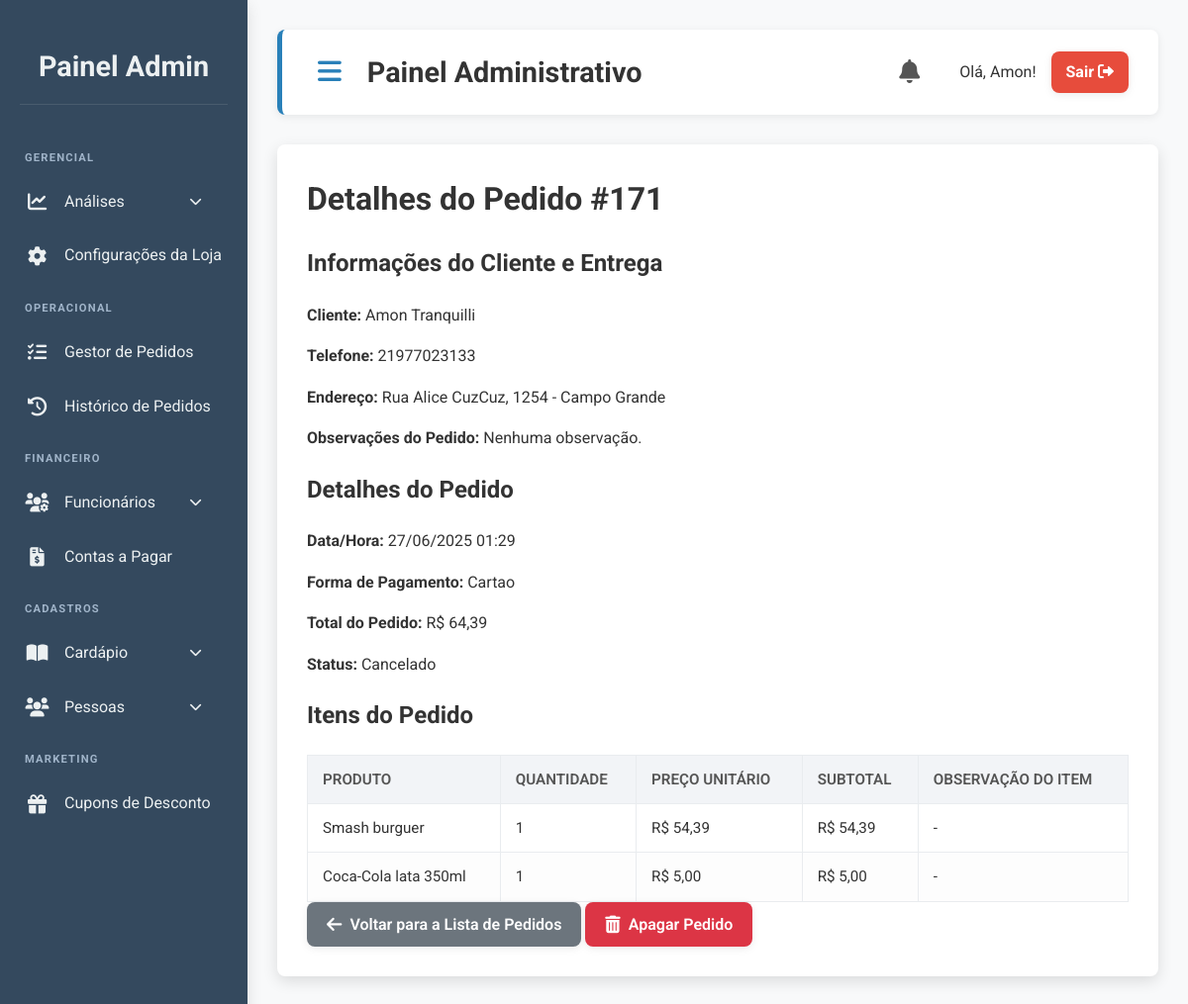
The page /admin/pedidos/detalhes_pedido.php?id=171 (signed in) on the database its author committed.
### tables this page shows
CREATE TABLE `pedidos` (
  `id` int(11) NOT NULL,
  `id_cliente` int(11) DEFAULT NULL,
  `nome_cliente` varchar(255) NOT NULL,
  `telefone_cliente` varchar(20) NOT NULL,
  `endereco_entrega` varchar(255) NOT NULL,
  `numero_entrega` varchar(50) DEFAULT NULL,
  `bairro_entrega` varchar(100) NOT NULL,
  `complemento_entrega` text DEFAULT NULL,
  `referencia_entrega` varchar(255) DEFAULT NULL,
  `data_pedido` datetime DEFAULT current_timestamp(),
  `total_pedido` decimal(10,2) NOT NULL,
  `forma_pagamento` varchar(50) NOT NULL,
  `troco_para` decimal(10,2) DEFAULT NULL,
  `troco` decimal(10,2) DEFAULT NULL,
  `observacoes_pedido` text DEFAULT NULL,
  `status` enum('pendente','preparando','em_entrega','finalizado','cancelado') NOT NULL DEFAULT 'pendente',
  `id_entregador` int(11) DEFAULT NULL,
  `arquivado` tinyint(1) NOT NULL DEFAULT 0
);

CREATE TABLE `itens_pedido` (
  `id` int(11) NOT NULL,
  `id_pedido` int(11) DEFAULT NULL,
  `id_produto` int(11) DEFAULT NULL,
  `nome_produto` varchar(255) NOT NULL,
  `quantidade` int(11) NOT NULL,
  `preco_unitario` decimal(10,2) NOT NULL,
  `observacao_item` text DEFAULT NULL,
  `detalhes_opcoes` text DEFAULT NULL
);

### admin/pedidos/detalhes_pedido.php (the view, shortened to what this page needs)
<?php
require_once '../../includes/conexao.php';
$pedido = null;
$itens_pedido = [];
$mensagem_erro = '';
if (isset($_GET['id']) && !empty($_GET['id'])) {
    $pedido_id = filter_var($_GET['id'], FILTER_VALIDATE_INT);
    if ($pedido_id === false || $pedido_id <= 0) {
        $mensagem_erro = "ID de pedido inválido.";
    } else {
        $stmt_pedido = $conn->prepare("SELECT * FROM pedidos WHERE id = ?");
        $stmt_pedido->bind_param("i", $pedido_id);
        $stmt_pedido->execute();
        $result_pedido = $stmt_pedido->get_result();
        if ($result_pedido->num_rows > 0) {
            $pedido = $result_pedido->fetch_assoc();
            $stmt_itens = $conn->prepare("SELECT * FROM itens_pedido WHERE id_pedido = ?");
            $stmt_itens->bind_param("i", $pedido_id);
            $stmt_itens->execute();
            $result_itens = $stmt_itens->get_result();
            while ($item = $result_itens->fetch_assoc()) {
                $itens_pedido[] = $item;
            }
        } else {
            $mensagem_erro = "Pedido não encontrado.";
        }
    }
} else {
    $mensagem_erro = "Nenhum ID de pedido fornecido.";
}
?>
<div class="container">
    <?php if ($mensagem_erro): ?>
        <p class="mensagem erro"><?php echo htmlspecialchars($mensagem_erro); ?></p>
        <div class="message-info"> <a href="pedidos.php" class="btn btn-secondary">Voltar para a Lista de Pedidos</a>
        </div>
    <?php elseif ($pedido): ?>
        <h1>Detalhes do Pedido #<?php echo htmlspecialchars($pedido['id']); ?></h1>
        <div class="pedido-info">
            <h2>Informações do Cliente e Entrega</h2>
            <p><strong>Cliente:</strong> <?php echo htmlspecialchars($pedido['nome_cliente']); ?></p>
            <p><strong>Telefone:</strong> <?php echo htmlspecialchars($pedido['telefone_cliente']); ?></p>
            <p><strong>Endereço:</strong>
                <?php
                echo htmlspecialchars($pedido['endereco_entrega']) . ", " . htmlspecialchars($pedido['numero_entrega']);
                echo " - " . htmlspecialchars($pedido['bairro_entrega']);
                ?>
            </p>
            <p><strong>Observações do Pedido:</strong>
                <?php echo !empty($pedido['observacoes_pedido']) ? htmlspecialchars($pedido['observacoes_pedido']) : 'Nenhuma observação.'; ?>
            </p>
        </div>
        <div class="pedido-info mt-4">
            <h2>Detalhes do Pedido</h2>
            <p><strong>Data/Hora:</strong> <?php echo date('d/m/Y H:i', strtotime($pedido['data_pedido'])); ?></p>
            <p><strong>Forma de Pagamento:</strong> <?php echo htmlspecialchars(ucfirst($pedido['forma_pagamento'])); ?></p>
            <p><strong>Total do Pedido:</strong> R$ <?php echo number_format($pedido['total_pedido'], 2, ',', '.'); ?></p>
            <p><strong>Status:</strong>
                <span class="status-<?php echo htmlspecialchars($pedido['status']); ?>">
                    <?php echo htmlspecialchars(ucfirst($pedido['status'])); ?>
                </span>
            </p>
        </div>
        <div class="pedido-info mt-4">
            <h2>Itens do Pedido</h2>
            <?php if (!empty($itens_pedido)): ?>
                <table class="data-table small-table">
                    <thead>
                        <tr>
                            <th>Produto</th>
                            <th>Quantidade</th>
                            <th>Preço Unitário</th>
                            <th>Subtotal</th>
                            <th>Observação do Item</th>
                        </tr>
                    </thead>
                    <tbody>
                        <?php foreach ($itens_pedido as $item): ?>
                            <tr>
                                <td><?php echo htmlspecialchars($item['nome_produto']); ?></td>
                                <td><?php echo htmlspecialchars($item['quantidade']); ?></td>
                                <td>R$ <?php echo number_format($item['preco_unitario'], 2, ',', '.'); ?></td>
                                <td>R$ <?php echo number_format($item['quantidade'] * $item['preco_unitario'], 2, ',', '.'); ?></td>
                                <td>
                                    <?php echo !empty($item['observacao_item']) ? htmlspecialchars($item['observacao_item']) : '-'; ?>
                                </td>
                            </tr>
                        <?php endforeach; ?>
                    </tbody>
                </table>
            <?php else: ?>
                <p>Nenhum item encontrado para este pedido.</p>
            <?php endif; ?>
        </div>
        <div class="mt-4 action-buttons">
            <a href="pedidos.php" class="btn btn-secondary"><i class="fas fa-arrow-left"></i> Voltar para a Lista de Pedidos</a>
            <?php
            $status_permitidos_para_exclusao = ['cancelado', 'concluido'];
            if (in_array($pedido['status'], $status_permitidos_para_exclusao)) :
            ?>
                <a href="excluir_pedido.php?id=<?php echo $pedido['id']; ?>"
                   class="btn btn-danger"
                   onclick="return confirmarExclusaoPedido(<?php echo $pedido['id']; ?>);">
                    <i class="fas fa-trash-alt"></i> Apagar Pedido
                </a>
            <?php endif; ?>
        </div>
    <?php endif; ?>
</div>
<?php
include '../template_admin.php';
?>

### public/css/admin.css (style rules this page uses)
:root { --primary-color: #2980b9; --primary-hover-color: #2173a3; --secondary-color: #34495e; --accent-color: #2ecc71; --accent-hover-color: #27ae60; --text-color: #333; --light-text-color: #ecf0f1; --background-color: #f8f9fa; --card-background: #ffffff; --border-color: #e9ecef; --shadow-light: 0 2px 8px rgba(0,0,0,0.08); --shadow-medium: 0 5px 15px rgba(0,0,0,0.12); --shadow-hover: 0 8px 20px rgba(0,0,0,0.15); --border-radius-base: 8px; --transition-base: all 0.3s ease-in-out; --input-focus-shadow: 0 0 0 0.2rem rgba(41, 128, 185, 0.25); }
body { font-family: 'Roboto', sans-serif; background-color: var(--background-color); margin: 0; padding: 0; display: flex; min-height: 100vh; color: var(--text-color); line-height: 1.6; }
h1 { margin-top: 0; margin-bottom: 20px; font-weight: 700; }
table { width: 100%; border-collapse: collapse; margin-top: 20px; }
table th, table td { border: 1px solid var(--border-color); padding: 12px 15px; text-align: left; font-size: 0.95em; }
table th { background-color: #f2f4f7; color: #555; text-transform: uppercase; font-weight: 600; }
table tr:nth-child(even) { background-color: #fdfdfd; }
.btn { padding: 10px 20px; border-radius: var(--border-radius-base); text-decoration: none; cursor: pointer; border: none; font-size: 1em; font-weight: 600; transition: var(--transition-base); display: inline-flex; align-items: center; justify-content: center; gap: 8px; box-shadow: var(--shadow-light); white-space: nowrap; }
.btn i { font-size: 1.1em; }
.btn-primary, .btn-success, .btn-danger, .btn-info, .btn-secondary { color: white !important; }
.btn-danger { background-color: #dc3545; }
.btn-secondary { background-color: #6c757d !important; }

### rows shown on the page
pedidos: id "171", nome_cliente "Amon Tranquilli", telefone_cliente "21977023133", endereco_entrega "Rua Alice CuzCuz", numero_entrega "1254", bairro_entrega "Campo Grande", data_pedido "27/06/2025 01:29", forma_pagamento "Cartao", total_pedido "64,39", status "Cancelado"
itens_pedido: nome_produto "Smash burguer", quantidade "1", preco_unitario "54,39", $item['quantidade'] * $item['preco_unitario'] "54,39"
itens_pedido: nome_produto "Coca-Cola lata 350ml", quantidade "1", preco_unitario "5,00", $item['quantidade'] * $item['preco_unitario'] "5,00"

### other values the page prints
$nome_usuario "Amon"
